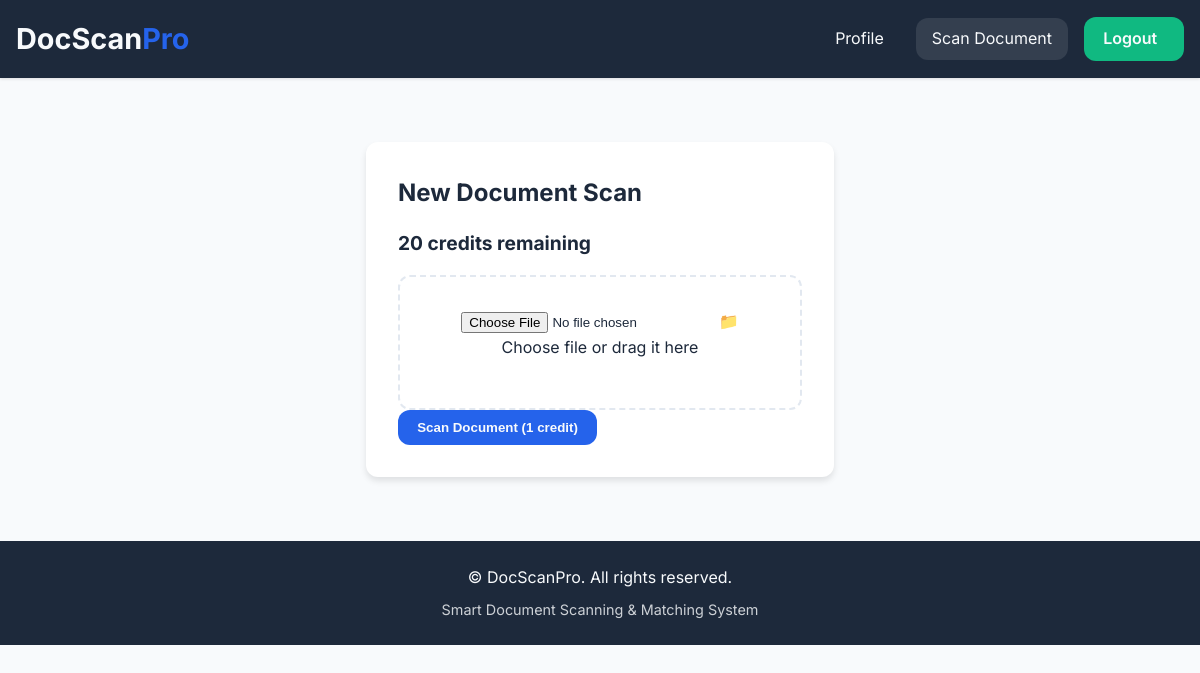
Page /scan (signed in) on the earlier database version.
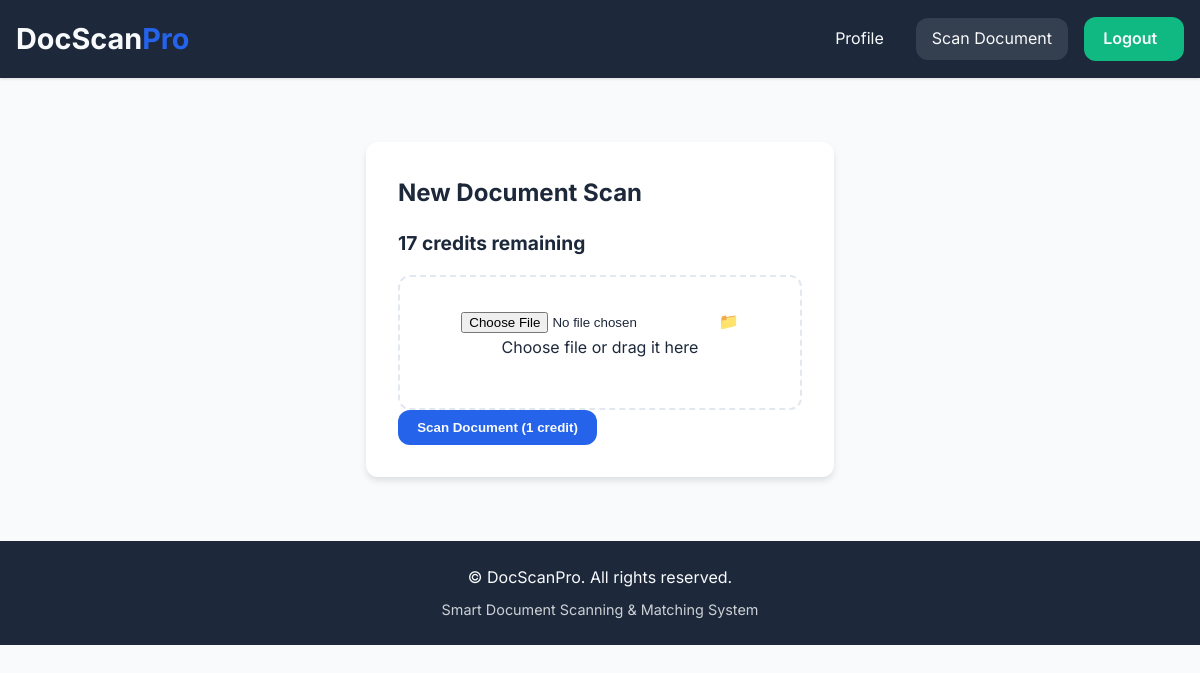
Same page on the later database version.
### tables this page shows
CREATE TABLE users (
            id INTEGER PRIMARY KEY AUTOINCREMENT,
            name TEXT NOT NULL,
            email TEXT UNIQUE NOT NULL,
            contact TEXT NOT NULL,
            password_hash TEXT NOT NULL,
            gender TEXT DEFAULT 'others',
            role TEXT DEFAULT 'user',
            credits INTEGER DEFAULT 20,
            last_reset DATE DEFAULT CURRENT_DATE
        );

### blueprints/documents.py (the view, shortened to what this page needs)
@doc_bp.route('/scan', methods=['GET', 'POST'])
def upload_document():
    if 'user_id' not in session:
        flash('Please log in to upload documents.', 'error')
        return redirect('/auth/login')
    conn = get_db_connection()
    cursor = conn.cursor()
    cursor.execute('SELECT * FROM users WHERE id = ?', (session['user_id'],))
    user = cursor.fetchone()
    conn.close()
    return render_template('upload.html', user=user)

### app.py (called while the page is built)
@app.after_request
def add_security_headers(response):
    response.headers['Strict-Transport-Security'] = 'max-age=31536000; includeSubDomains'
    response.headers['X-Content-Type-Options'] = 'nosniff'
    response.headers['X-Frame-Options'] = 'DENY'
    response.headers['X-XSS-Protection'] = '1; mode=block'
    response.headers['Content-Security-Policy'] = "default-src 'self' 'unsafe-inline' https://fonts.googleapis.com https://fonts.gstatic.com"
    return response

### blueprints/documents.py (called while the page is built)
def get_db_connection():
    conn = sqlite3.connect('database.db')
    conn.row_factory = sqlite3.Row
    return conn

### templates/upload.html (shortened to what this page needs)
{% extends "base.html" %}
{% block content %}
<div class="upload-container">
    <div class="upload-card fade-in">
        <h2>New Document Scan</h2>
        <div class="credit-info">
            <span class="credits-remaining">{{ user.credits }} credits remaining</span>
        </div>
        <form action="/scan" method="POST" enctype="multipart/form-data" class="upload-form">
            <div class="file-upload upload-dropzone" id="file-upload-dropzone">
              <input type="file" id="file-upload" name="file" accept=".txt,.csv" required>
              <label for="file-upload" class="upload-label">
                <span class="upload-icon">📁</span>
                <span class="upload-text">Choose file or drag it here</span>
              </label>
            </div>
            <button type="submit" class="btn btn-primary">Scan Document (1 credit)</button>
          </form>
    </div>
</div>
{% endblock %}

Differences in the rows shown:
changed users: credits "20" → "17"
